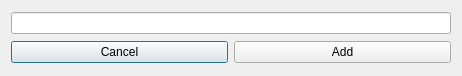
<?xml version="1.0" encoding="UTF-8"?>
<ui version="4.0">
 <class>Dialog_add_torrent</class>
 <widget class="QDialog" name="Dialog_add_torrent">
  <property name="geometry">
   <rect>
    <x>0</x>
    <y>0</y>
    <width>462</width>
    <height>76</height>
   </rect>
  </property>
  <property name="windowTitle">
   <string>Add MagnetLink</string>
  </property>
  <layout class="QGridLayout" name="gridLayout">
   <item row="1" column="0">
    <widget class="QPushButton" name="btn_cancel">
     <property name="text">
      <string>Cancel</string>
     </property>
    </widget>
   </item>
   <item row="1" column="1">
    <widget class="QPushButton" name="btn_add">
     <property name="text">
      <string>Add</string>
     </property>
    </widget>
   </item>
   <item row="0" column="0" colspan="2">
    <widget class="QLineEdit" name="lnEdt_mlink"/>
   </item>
  </layout>
 </widget>
 <resources/>
 <connections/>
</ui>
